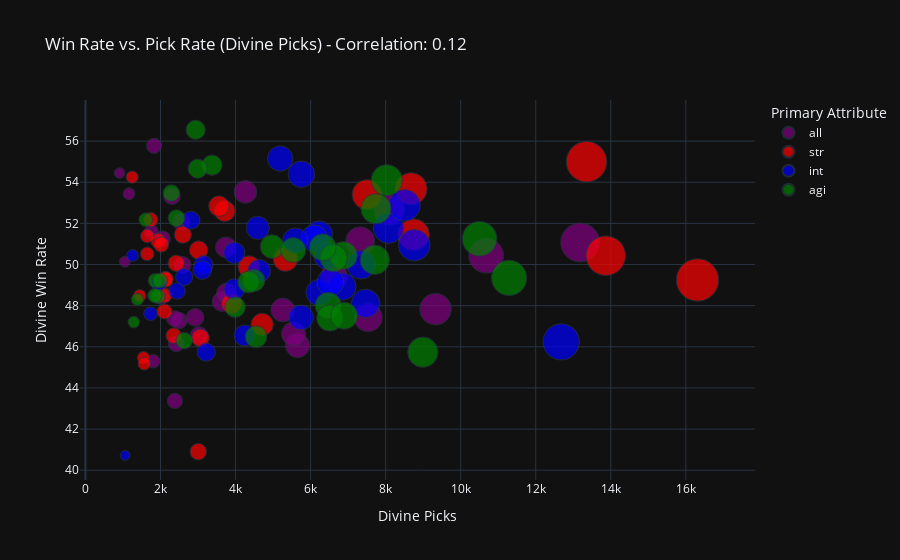

This figure's notebook cell:
### Code cell
def win_rate_picks_correlation(df, target_col, target_col2):
    correlation = df[target_col].corr(df[target_col2])

    fig = px.scatter(df, x=target_col, y=target_col2,
                     labels = {target_col: target_col, target_col2: target_col2},
                     title=f'Win Rate vs. Pick Rate ({target_col}) - Correlation: {correlation:.2f}',
                     template='plotly_dark',
                     color='Primary Attribute',
                     color_discrete_map={'str': 'red', 'int': 'blue', 'agi': 'green', 'all': 'purple'},
                     hover_data=['Name'],
                     size='Divine Wins', size_max=30)

    fig.update_layout(xaxis_title='Divine Picks', yaxis_title='Divine Win Rate')
    
    fig.update_traces(hovertemplate='Name: %{customdata[0]} <br>Divine Picks: %{x} <br>Divine Win Rate: %{y}')
    
    fig.show()

win_rate_picks_correlation(df, 'Divine Picks', 'Divine Win Rate')

### Figure 1 — Plotly figure (JSON) as saved in the notebook; plotly's stock layout.template omitted (floating-point values rounded to 4 significant figures)
{"data": [{"customdata": [["Abaddon"], ["Bane"], ["Batrider"], ["Beastmaster"], ["Brewmaster"], ["Broodmother"], ["Chen"], ["Clockwerk"], ["Dark Seer"], ["Dark Willow"], ["Dazzle"], ["Enigma"], ["Io"], ["Lone Druid"], ["Lycan"], ["Magnus"], ["Marci"], ["Mirana"], ["Nyx Assassin"], ["Pangolier"], ["Phoenix"], ["Sand King"], ["Snapfire"], ["Techies"], ["Timbersaw"], ["Vengeful Spirit"], ["Venomancer"], ["Visage"], ["Void Spirit"], ["Windranger"], ["Winter Wyvern"]], "hovertemplate": "Name: %{customdata[0]} <br>Divine Picks: %{x} <br>Divine Win Rate: %{y}", "legendgroup": "all", "marker": {"color": "purple", "size": [1294, 906, 1034, 820, 621, 1756, 496, 1828, 2282, 1901, 1116, 1055, 1229, 527, 979, 2604, 1181, 3272, 3744, 2514, 1126, 1330, 4462, 5384, 3572, 1408, 4262, 1020, 2586, 6733, 1386], "sizemode": "area", "sizeref": 8.926, "symbol": "circle"}, "mode": "markers", "name": "all", "orientation": "v", "showlegend": true, "type": "scatter", "x": [2589, 1756, 2384, 1810, 1162, 3643, 911, 3761, 4263, 3739, 2418, 2058, 2305, 1051, 2022, 5653, 2498, 6624, 7322, 5260, 2377, 2554, 9328, 10677, 7533, 3025, 8093, 1829, 5546, 13184, 2922], "xaxis": "x", "y": [49.98, 51.59, 43.37, 45.3, 53.44, 48.2, 54.45, 48.6, 53.53, 50.84, 46.15, 51.26, 53.32, 50.14, 48.42, 46.06, 47.28, 49.4, 51.13, 47.79, 47.37, 52.08, 47.83, 50.43, 47.42, 46.55, 52.66, 55.77, 46.63, 51.07, 47.43], "yaxis": "y"}, {"customdata": [["Alchemist"], ["Axe"], ["Bristleback"], ["Centaur Warrunner"], ["Chaos Knight"], ["Dawnbreaker"], ["Doom"], ["Dragon Knight"], ["Earth Spirit"], ["Earthshaker"], ["Elder Titan"], ["Huskar"], ["Kunkka"], ["Legion Commander"], ["Lifestealer"], ["Mars"], ["Night Stalker"], ["Ogre Magi"], ["Omniknight"], ["Primal Beast"], ["Pudge"], ["Slardar"], ["Spirit Breaker"], ["Sven"], ["Tidehunter"], ["Tiny"], ["Treant Protector"], ["Tusk"], ["Underlord"], ["Undying"], ["Wraith King"]], "hovertemplate": "Name: %{customdata[0]} <br>Divine Picks: %{x} <br>Divine Win Rate: %{y}", "legendgroup": "str", "marker": {"color": "red", "size": [1005, 4498, 703, 701, 992, 1529, 1230, 708, 1049, 4007, 676, 1953, 1029, 7345, 1052, 2218, 909, 2175, 1879, 2679, 8033, 831, 6992, 1335, 1874, 1095, 848, 1423, 1211, 4658, 1020], "sizemode": "area", "sizeref": 8.926, "symbol": "circle"}, "mode": "markers", "name": "str", "orientation": "v", "showlegend": true, "type": "scatter", "x": [2106, 8743, 1546, 1446, 1939, 3016, 3007, 1567, 2128, 7504, 1246, 3713, 2019, 13354, 2135, 4710, 1742, 4360, 3556, 5330, 16311, 1645, 13866, 2595, 3896, 2353, 1650, 3065, 2419, 8677, 2103], "xaxis": "x", "y": [47.72, 51.45, 45.47, 48.48, 51.16, 50.7, 40.9, 45.18, 49.3, 53.4, 54.25, 52.6, 50.97, 55, 49.27, 47.09, 52.18, 49.89, 52.84, 50.26, 49.25, 50.52, 50.43, 51.45, 48.1, 46.54, 51.39, 46.43, 50.06, 53.68, 48.5], "yaxis": "y"}, {"customdata": [["Ancient Apparition"], ["Crystal Maiden"], ["Death Prophet"], ["Disruptor"], ["Enchantress"], ["Grimstroke"], ["Invoker"], ["Jakiro"], ["Keeper of the Light"], ["Leshrac"], ["Lich"], ["Lina"], ["Lion"], ["Muerta"], ["Nature's Prophet"], ["Necrophos"], ["Oracle"], ["Outworld Destroyer"], ["Puck"], ["Pugna"], ["Queen of Pain"], ["Rubick"], ["Shadow Demon"], ["Shadow Shaman"], ["Silencer"], ["Skywrath Mage"], ["Storm Spirit"], ["Tinker"], ["Warlock"], ["Witch Doctor"], ["Zeus"]], "hovertemplate": "Name: %{customdata[0]} <br>Divine Picks: %{x} <br>Divine Win Rate: %{y}", "legendgroup": "int", "marker": {"color": "blue", "size": [2377, 3350, 634, 3026, 1472, 1299, 3206, 3125, 826, 959, 4464, 1973, 3592, 1574, 430, 2862, 2861, 2005, 1936, 4181, 3673, 5862, 1190, 1547, 3253, 4496, 3208, 3129, 1465, 2725, 2300], "sizemode": "area", "sizeref": 8.926, "symbol": "circle"}, "mode": "markers", "name": "int", "orientation": "v", "showlegend": true, "type": "scatter", "x": [4591, 6846, 1257, 6221, 3218, 2630, 6229, 6094, 1735, 1954, 8763, 4238, 7466, 3149, 1056, 5594, 5188, 3965, 3967, 8076, 7348, 12677, 2443, 3111, 6451, 8503, 6528, 5753, 2809, 5745, 4629], "xaxis": "x", "y": [51.78, 48.93, 50.44, 48.64, 45.74, 49.39, 51.47, 51.28, 47.61, 49.08, 50.94, 46.55, 48.11, 49.98, 40.72, 51.16, 55.15, 50.57, 48.8, 51.77, 49.99, 46.24, 48.71, 49.73, 50.43, 52.88, 49.14, 54.39, 52.15, 47.43, 49.69], "yaxis": "y"}, {"customdata": [["Anti-Mage"], ["Arc Warden"], ["Bloodseeker"], ["Bounty Hunter"], ["Clinkz"], ["Drow Ranger"], ["Ember Spirit"], ["Faceless Void"], ["Gyrocopter"], ["Hoodwink"], ["Juggernaut"], ["Luna"], ["Medusa"], ["Meepo"], ["Monkey King"], ["Morphling"], ["Naga Siren"], ["Phantom Assassin"], ["Phantom Lancer"], ["Razor"], ["Riki"], ["Shadow Fiend"], ["Slark"], ["Sniper"], ["Spectre"], ["Templar Assassin"], ["Terrorblade"], ["Troll Warlord"], ["Ursa"], ["Viper"], ["Weaver"]], "hovertemplate": "Name: %{customdata[0]} <br>Divine Picks: %{x} <br>Divine Win Rate: %{y}", "legendgroup": "agi", "marker": {"color": "green", "size": [3107, 838, 3468, 2531, 4082, 2807, 3873, 3328, 916, 1219, 5572, 669, 4345, 1661, 3087, 4112, 1849, 2114, 3214, 977, 1635, 3276, 5383, 2209, 1268, 2138, 935, 608, 1912, 897, 1225], "sizemode": "area", "sizeref": 8.926, "symbol": "circle"}, "mode": "markers", "name": "agi", "orientation": "v", "showlegend": true, "type": "scatter", "x": [6472, 1606, 6876, 4975, 7744, 5537, 7711, 6615, 1861, 2633, 11291, 1385, 8031, 2937, 6512, 8990, 3372, 4547, 6322, 1985, 2991, 6895, 10503, 4487, 2427, 4350, 1930, 1288, 3989, 1850, 2291], "xaxis": "x", "y": [48.01, 52.18, 50.44, 50.87, 52.71, 50.7, 50.23, 50.31, 49.22, 46.3, 49.35, 48.3, 54.1, 56.55, 47.4, 45.74, 54.83, 46.49, 50.84, 49.22, 54.66, 47.51, 51.25, 49.23, 52.25, 49.15, 48.45, 47.2, 47.93, 48.49, 53.47], "yaxis": "y"}], "layout": {"legend": {"itemsizing": "constant", "title": {"text": "Primary Attribute"}, "tracegroupgap": 0}, "title": {"text": "Win Rate vs. Pick Rate (Divine Picks) - Correlation: 0.12"}, "xaxis": {"anchor": "y", "domain": [0, 1], "title": {"text": "Divine Picks"}}, "yaxis": {"anchor": "x", "domain": [0, 1], "title": {"text": "Divine Win Rate"}}}}
